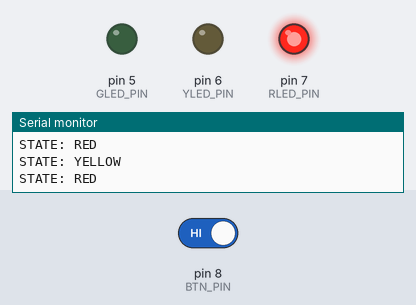
A sketch run on a simulated Arduino Uno, built with avr-gcc and run on an emulated ATmega328P. On the bench: output pins drawn as LEDs (lit = HIGH), the last lines printed to the serial monitor. Inputs (shaded band) come from the test bench; at power-on: pin 8 (BTN_PIN) HIGH. Random numbers use the default seed unless the sketch sets one.

Above: at 4.2 s.
4.3 s: pin 8 (BTN_PIN) driven HIGH
At 4.93 s:
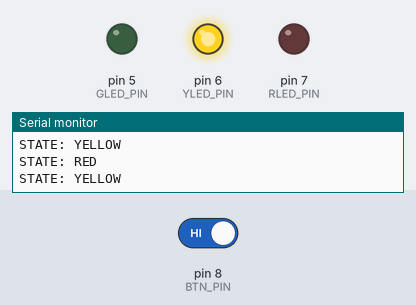
7.3 s: pin 8 (BTN_PIN) driven LOW
At 10.5 s:
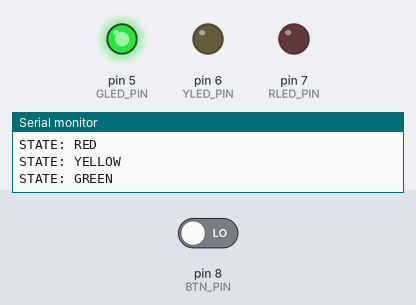
At 12.83 s:
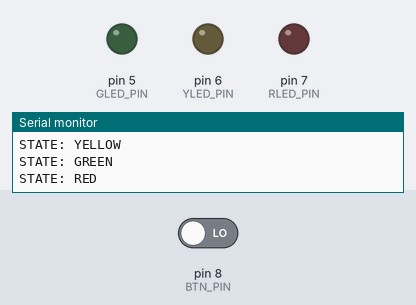
Timing chart, 0 to 14.9 s (numbered marks = the images above; inputs shaded):
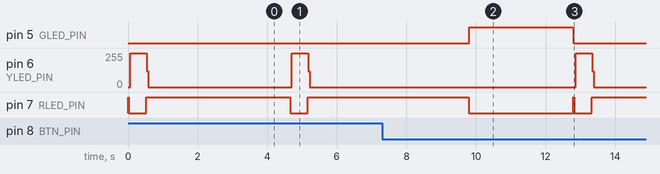

Measured:
- after the input at 7.3 s, pin 5 (GLED_PIN): LOW → HIGH after 2.5 s, → LOW 3.0 s later

The sketch:

reactionTimeTester.ino
```cpp
// Andrew Serra
// 02-16-2020
// Description: A reaction time tester that checks if
//              the user can hit the switch button under
//              0.5 seconds, if so it will light up the
//              green led and then turn back to red.

// Pin Values
#define RLED_PIN 7 // PORT D
#define YLED_PIN 6 // PORT D
#define GLED_PIN 5 // PORT D
#define BTN_PIN  0 // PORT B

// Time Constants
#define RANDOM_MAX 5000
#define RANDOM_MIN 3000
#define GREEN_LED_DELAY 3000

// Timer Values
#define TCNT_START_VALUE 34286

enum { RED, YELLOW, GREEN };

boolean isSwPressed, prevSwPressed, isSwJustPressed;
boolean isNewState;
volatile int state = RED;
int prevState = !state;
int randomDelayValue;

void setup() {
  Serial.begin(9600);

  DDRD |= (1 << RLED_PIN) | (1 << YLED_PIN)| (1 << GLED_PIN); // Output LEDs
  DDRB &= (0 << BTN_PIN); // Input Switch Button

  PORTD &= (0 << RLED_PIN) | (0 << YLED_PIN)| (0 << GLED_PIN);  // Drive LED outputs LOW
  PORTB |= (1 << BTN_PIN);  // Set input pullup

  // Normal Mode - Timer 1
  TCCR1A = 0;
  TCCR1B = 0;
  TCCR1A |= (1 << COM1A1) | (0 << COM1A0) | (1 << COM1B1) | (0 << COM1B0);  // Set on compare match
  TCCR1B |= (1 << CS12) | (0 << CS11) | (0 << CS10);  // Prescale 256

  cli();
  TIMSK1 = 0x01;

  randomSeed(analogRead(0));
}

// Interrupt when timer overflows
ISR(TIMER1_OVF_vect) {
  state = RED;
}

void loop() {
  prevSwPressed = isSwPressed;
  isSwPressed = (~PINB) & (1 << BTN_PIN);
  isSwJustPressed = !prevSwPressed && isSwPressed;

  isNewState = (state != prevState);
  prevState = state;

  switch(state) {
    case RED:
      // Entry housekeeping
      if(isNewState) {
        Serial.println(F("STATE: RED"));
        randomDelayValue = random(RANDOM_MIN, RANDOM_MAX);
      }

      // State business
      PORTD &= (0 << YLED_PIN) | (0 << GLED_PIN);
      PORTD |= (1 << RLED_PIN);

      delay(randomDelayValue);
      cli();

      // Exit housekeeping
      state = YELLOW;
      break;
    case YELLOW:
      // Entry housekeeping
      if(isNewState) {
        Serial.println(F("STATE: YELLOW"));
        TCNT1 = TCNT_START_VALUE;
        sei();
      }

      // State business
      PORTD &= (0 << RLED_PIN) | (0 << GLED_PIN);
      PORTD |= (1 << YLED_PIN);

      // Exit housekeeping
      if(isSwJustPressed) {
        state = GREEN;
      }
      break;
    case GREEN:
      // Entry housekeeping
      if(isNewState) {
        Serial.println(F("STATE: GREEN"));
      }

      // State business
      PORTD &= (0 << RLED_PIN) | (0 << YLED_PIN);
      PORTD |= (1 << GLED_PIN);

      // Wait while green is on
      delay(GREEN_LED_DELAY);
      cli();

      // Exit housekeeping
      state = RED;
      break;
    default:
      state = RED;
      break;
  }
  delay(1);
}
```
